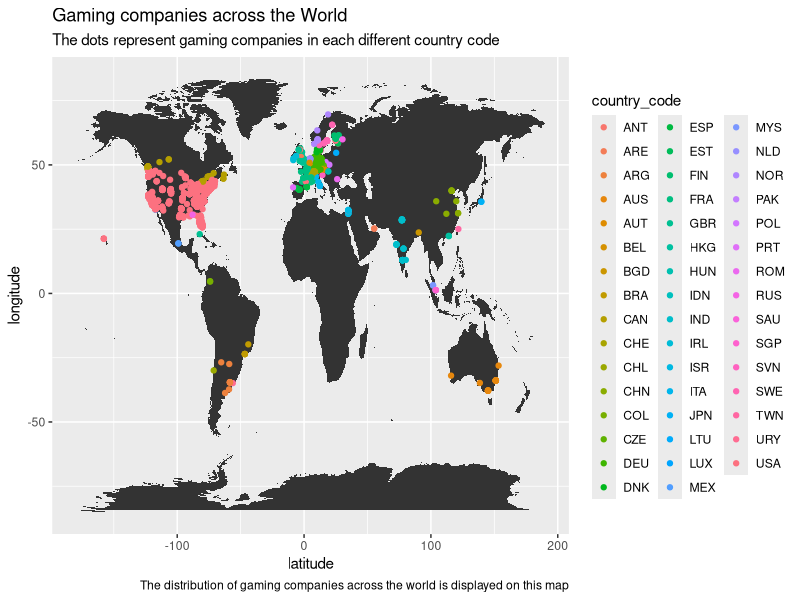

Write R code to recreate this figure.
read.csv("companies_1m.csv", stringsAsFactors = FALSE)
company_map <- read.csv("companies_1m.csv", stringsAsFactors = FALSE)
library("ggplot2")
library("dplyr")
install.packages("maps")
install.packages("mapproj")

map <- map_data("world")

ggplot(data = map) +
  geom_polygon(aes(x = long, y = lat, group = group)) +
  geom_point(data = company_map, aes(x = longitude, y = latitude, colour = country_code)) +
  labs(title = "Gaming companies across the World", 
       subtitle = "The dots represent gaming companies in each different country code", 
       caption = "The distribution of gaming companies across the world is displayed on this map", 
       x = "latitude", y = "longitude", fill = "country_code") 


#blank theme
blank_theme <- theme_bw() +
  theme(
    axis.line = element_blank(), # remove axis lines
    axis.text = element_blank(), # remove axis labels
    axis.ticks = element_blank(), # remove axis ticks
    axis.title = element_blank(), # remove axis titles
    plot.background = element_blank(), # remove gray background
    panel.grid.major = element_blank(), # remove major grid lines
    panel.grid.minor = element_blank(), # remove minor grid lines
    panel.border = element_blank(), # remove border around plot
  )
